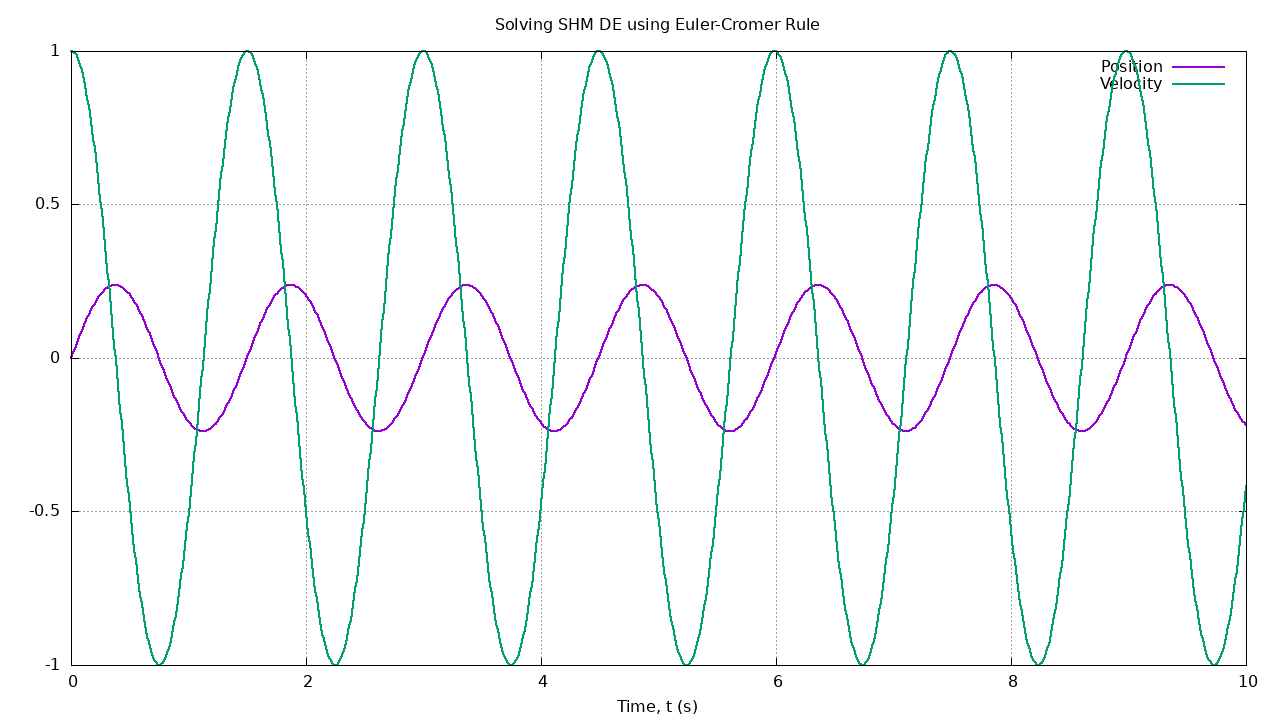

gnuplot code for this plot:
set title "Solving SHM DE using Euler-Cromer Rule"
set xlabel "Time, t (s)"
set grid

set yrange [-1:1]
set xrange [0:10]

set terminal png size 1280,720
set output "1_EC.png"
plot "1_EC.dat" u 1:(column("Position")) w l lw 2, "" u 1:(column("Velocity")) w l lw 2

set terminal x11 background '#00222222'
plot "1_EC.dat" u 1:(column("Position")) w l lw 2, "" u 1:(column("Velocity")) w l lw 2
